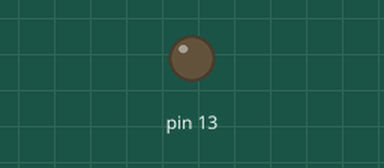
A sketch run on a simulated Arduino Uno, built with avr-gcc and run on an emulated ATmega328P. Shown: output pins drawn as LEDs (lit = HIGH).

Above: at 3.1 s.
At 7.2 s:
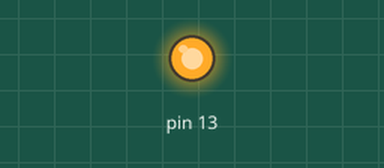
Timing chart, 0 to 13.3 s (numbered marks = the images above):
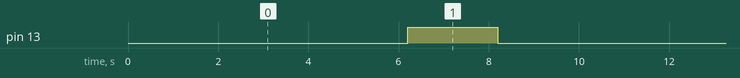

The sketch:

timer.ino
```cpp
void setup() {
  // put your setup code here, to run once:
pinMode(13,OUTPUT);
}

void loop() {
  // put your main code here, to run repeatedly:
digitalWrite(7,HIGH);
delay(100);
digitalWrite(7,LOW);
delay(100);
digitalWrite(8,HIGH);
delay(500);
digitalWrite(8,LOW);
delay(500);
digitalWrite(9,HIGH);
delay(1000);
digitalWrite(9,LOW);
delay(1000);
digitalWrite(10,HIGH);
delay(1500);
digitalWrite(10,LOW);
delay(1500);
digitalWrite(13,HIGH);
delay(2000);
digitalWrite(13,LOW);
delay(2000);
}
```

Measured:
- by itself, pin 13: alternates HIGH for 2.0 s and LOW for 8.2 s
